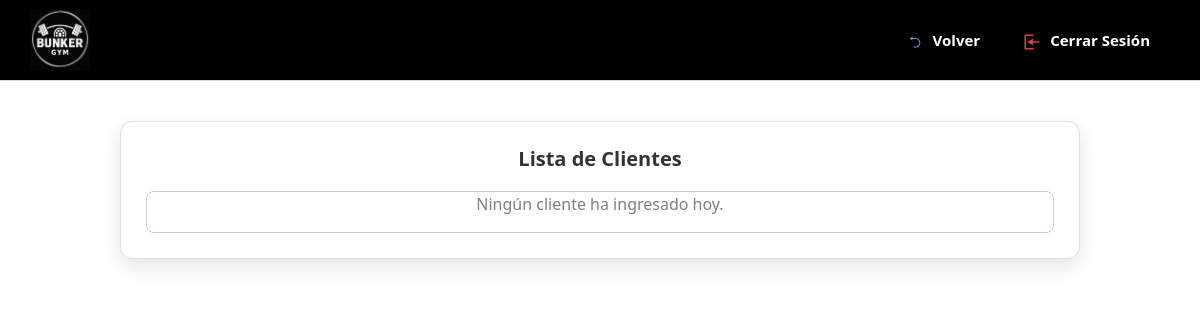
The page /lista/ (signed in) on the database as committed earlier.
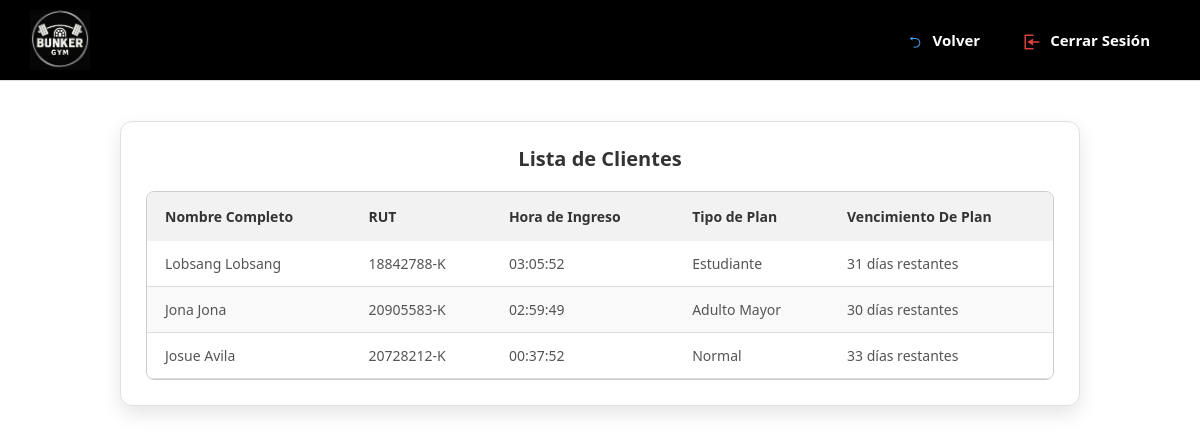
The same page on the database as committed later.
### core/models.py (models this page shows, shortened)
class Cliente(models.Model):
    METODOS_PAGO = [
        ('Efectivo', 'Efectivo'),
        ('Debito', 'Débito'),
        ('Credito', 'Crédito'),
        ('Transferencia', 'Transferencia'),
    ]
    SUB_PLANES = [
        ('Bronce', 'Bronce (4 Accesos)'),
        ('Hierro', 'Hierro (8 Accesos)'),
        ('Acero', 'Acero (12 Accesos)'),
        ('Titanio', 'Titanio (Acceso Libre)'),
    ]
    ESTADOS_PLAN = [
        ('pendiente', 'Pendiente de activación'),
        ('activo', 'Activo'),
        ('vencido', 'Vencido'),
        ('suspendido', 'Suspendido'),
    ]
    TIPOS_PUBLICO = [
        ('Normal', 'Normal'),
        ('Estudiante', 'Estudiante'),
        ('AdultoMayor', 'Adulto Mayor'),
    ]
    nombre = models.CharField(max_length=50)
    apellido = models.CharField(max_length=50)
    rut = models.CharField(max_length=12, unique=True)
    correo = models.EmailField()
    telefono = models.CharField(max_length=15)
    huella_template = models.BinaryField(null=True, blank=True)
    mensualidad = models.ForeignKey('Mensualidad', on_delete=models.SET_NULL, null=True, blank=True)
    plan_personalizado = models.ForeignKey('PlanPersonalizado', on_delete=models.SET_NULL, null=True, blank=True)
    metodo_pago = models.CharField(max_length=20, choices=METODOS_PAGO, null=True, blank=True)
    fecha_inicio_plan = models.DateField(null=True, blank=True)
    fecha_fin_plan = models.DateField(null=True, blank=True)
    tipo_publico = models.CharField(max_length=20, choices=TIPOS_PUBLICO, default='Normal')
    sub_plan = models.CharField(max_length=20, choices=SUB_PLANES, null=True, blank=True)
    accesos_restantes = models.IntegerField(default=0)
    accesos_semana_restantes = models.IntegerField(default=0)
    ultimo_reset_semana = models.DateField(null=True, blank=True)
    precio_asignado = models.PositiveIntegerField(null=True, blank=True)
    duraciones_a_dias = {
        "Mensual": 30,
        "Trimestral": 90,
        "Anual": 365
    }
    @property
    def dias_restantes(self):
        hoy = timezone.localdate()
        if self.fecha_inicio_plan and self.fecha_inicio_plan > hoy:
            return (self.fecha_inicio_plan - hoy).days
        vencimiento = self.fecha_fin_plan or (
            self.fecha_inicio_plan + timedelta(days=self.duraciones_a_dias.get(
                self.mensualidad.duracion if self.mensualidad else None, 30))
        )
        return (vencimiento - hoy).days

class Mensualidad(models.Model):
    TIPOS = [
        ('Estudiante', 'Estudiante'),
        ('Normal', 'Normal'),
        ('Adulto Mayor', 'Adulto Mayor'),
    ]
    DURACIONES = [
        ('Mensual', 'Mensual'),
        ('Trimestral', 'Trimestral'),
        ('Anual', 'Anual'),
    ]
    tipo = models.CharField(max_length=20, choices=TIPOS)
    duracion = models.CharField(max_length=20, choices=DURACIONES, default='Mensual')
    sub_plan = models.CharField(max_length=20, choices=SUB_PLANES)
    class Meta:
        unique_together = ('tipo', 'duracion')

### core/views.py (the view)
    def wrapper(request, *args, **kwargs):
        admin_id = request.session.get('admin_id')
        if not admin_id:
            return redirect('login')
        try:
            request.admin = Admin.objects.get(id=admin_id)
        except Admin.DoesNotExist:
            return redirect('login')
        return view_func(request, *args, **kwargs)

### core/views.py (called while the page is built)
def admin_required(view_func):
    def wrapper(request, *args, **kwargs):
        admin_id = request.session.get('admin_id')
        if not admin_id:
            return redirect('login')
        try:
            request.admin = Admin.objects.get(id=admin_id)
        except Admin.DoesNotExist:
            return redirect('login')
        return view_func(request, *args, **kwargs)
    return wrapper

### core/templates/core/listaCliente.html (shortened to what this page needs)
{% extends 'core/home.html' %}
{% load static %}
{% block content %}
<div class="card-tabla">
    <h2 class="titulo-tabla">Lista de Clientes</h2>
    <div class="tabla-wrapper">
        {% if datos_clientes %}
        <table class="tabla-clientes">
            <thead>
                <tr>
                    <th>Nombre Completo</th>
                    <th>RUT</th>
                    <th>Hora de Ingreso</th>
                    <th>Tipo de Plan</th>
                    <th>Vencimiento De Plan</th>
                </tr>
            </thead>
            <tbody>
                {% for item in datos_clientes %}
                <tr>
                    <td>{{ item.cliente.nombre }} {{ item.cliente.apellido }}</td>
                    <td>{{ item.cliente.rut }}</td>
                    <td>{{ item.hora_ingreso }}</td>
                    <td>{{ item.tipo_plan }}</td>
                    <td>{{ item.vencimiento_plan }}</td>
                </tr>
                {% endfor %}
            </tbody>
        </table>
        {% else %}
        <p style="text-align:center; color: gray;">Ningún cliente ha ingresado hoy.</p>
        {% endif %}
    </div>
</div>
{% endblock %}

### core/templates/core/home.html (shortened to what this page needs)
{% load static %}
<!DOCTYPE html>
<html lang="es">
<head>
    <link rel="stylesheet" type="text/css" href="{% static 'core/css/styles.css' %}">
    <link href="https://cdn.jsdelivr.net/npm/bootstrap@5.3.2/dist/css/bootstrap.min.css" rel="stylesheet">
</head>
<body>
<header class="header">
    <img src="{% static 'core/img/BunkerIMG.jpg' %}" alt="Logo Bunker Gym" class="logo">
    {% if request.session.admin_id %}
    <div class="header-buttons">
        {% if request.resolver_match.view_name != 'index' %}
        <button class="btn-global" onclick="location.href='{% url 'index' %}'">
        <img src="{% static 'core/img/volver.png' %}" class="icon"> Volver
        </button>
        {% endif %}
        <button class="btn-global " onclick="location.href='{% url 'logout' %}'">
            <img src="{% static 'core/img/logout.png' %}"  class="icon"> Cerrar Sesión
        </button>
    </div>
    {% endif %}
</header>
    {% block content %}
    {% endblock %}
</body>
</html>

### core/static/core/css/styles.css (style rules this page uses)
body { margin: 0; font-family: Arial, sans-serif; background-color: #f3f3f3; }
.header { display: flex; justify-content: space-between; align-items: center; padding: 10px 30px; background-color: #000000; border-bottom: 1px solid #ddd; }
.logo { height: 60px; }
.btn-global { background-color: #000; color: white; padding: 10px 20px; border: none; border-radius: 8px; font-weight: bold; font-size: 15px; cursor: pointer; text-decoration: none; transition: background-color 0.3s ease, transform 0.2s ease; display: inline-block; box-shadow: 0 4px 8px rgba(0, 0, 0, 0.15); }
.icon { width: 16px; height: 16px; margin-right: 6px; vertical-align: middle; }
.card-tabla { max-width: 80%; margin: 40px auto; padding: 25px; background-color: #ffffff; border-radius: 12px; box-shadow: 0 8px 20px rgba(0, 0, 0, 0.1); border: 1px solid #e0e0e0; }
.titulo-tabla { font-size: 20px; font-weight: bold; margin-bottom: 20px; color: #333; text-align: center; }
.tabla-wrapper { max-height: 400px; overflow-y: auto; border: 1px solid #ccc; border-radius: 8px; }
.tabla-clientes { width: 100%; border-collapse: collapse; font-family: 'Segoe UI', Tahoma, Geneva, Verdana, sans-serif; font-size: 14px; }
.tabla-clientes thead { background-color: #f2f2f2; position: sticky; top: 0; z-index: 1; }
.tabla-clientes th { padding: 14px 18px; text-align: left; font-weight: 600; color: #333; background-color: #f2f2f2; }
.tabla-clientes td { padding: 12px 18px; color: #555; border-bottom: 1px solid #ddd; }
.tabla-clientes tbody tr:nth-child(even) { background-color: #f9f9f9; }

Rows that differ between the two databases and show on the page:
added Cliente: cliente.nombre "Lobsang", cliente.apellido "Lobsang", cliente.rut "18842788-K", hora_ingreso "03:05:52", tipo_plan "Estudiante", vencimiento_plan "31 días restantes"
added Cliente: cliente.nombre "Jona", cliente.apellido "Jona", cliente.rut "20905583-K", hora_ingreso "02:59:49", tipo_plan "Adulto Mayor", vencimiento_plan "30 días restantes"
added Cliente: cliente.nombre "Josue", cliente.apellido "Avila", cliente.rut "20728212-K", hora_ingreso "00:37:52", tipo_plan "Normal", vencimiento_plan "33 días restantes"
Other text that changed with them:
text no longer shown: "Ningún cliente ha ingresado hoy."
text now shown: "Nombre Completo RUT Hora de Ingreso Tipo de Plan Vencimiento De Plan"
